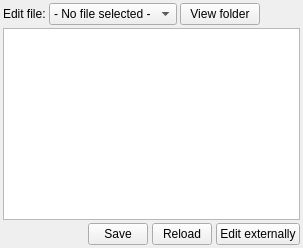
        <widget class="QWidget" name="tab_Editor">
         <attribute name="title">
          <string>Editor</string>
         </attribute>
         <layout class="QVBoxLayout" name="verticalLayout_18">
          <property name="spacing">
           <number>3</number>
          </property>
          <property name="leftMargin">
           <number>3</number>
          </property>
          <property name="topMargin">
           <number>3</number>
          </property>
          <property name="rightMargin">
           <number>3</number>
          </property>
          <property name="bottomMargin">
           <number>3</number>
          </property>
          <item>
           <layout class="QHBoxLayout" name="horizontalLayout_18">
            <property name="spacing">
             <number>3</number>
            </property>
            <item>
             <widget class="QLabel" name="label_26">
              <property name="maximumSize">
               <size>
                <width>150</width>
                <height>16777215</height>
               </size>
              </property>
              <property name="text">
               <string>Edit file:</string>
              </property>
             </widget>
            </item>
            <item>
             <widget class="QComboBox" name="combo_EditFile">
              <property name="maximumSize">
               <size>
                <width>150</width>
                <height>16777215</height>
               </size>
              </property>
              <property name="currentIndex">
               <number>0</number>
              </property>
              <item>
               <property name="text">
                <string>- No file selected -</string>
               </property>
              </item>
              <item>
               <property name="text">
                <string>AuTerm.ini</string>
               </property>
              </item>
              <item>
               <property name="text">
                <string>Devices.ini</string>
               </property>
              </item>
             </widget>
            </item>
            <item>
             <widget class="QPushButton" name="btn_EditViewFolder">
              <property name="text">
               <string>View folder</string>
              </property>
             </widget>
            </item>
            <item>
             <spacer name="horizontalSpacer_2">
              <property name="orientation">
               <enum>Qt::Horizontal</enum>
              </property>
              <property name="sizeHint" stdset="0">
               <size>
                <width>40</width>
                <height>20</height>
               </size>
              </property>
             </spacer>
            </item>
           </layout>
          </item>
          <item>
           <layout class="QVBoxLayout" name="verticalLayout_19">
            <property name="spacing">
             <number>3</number>
            </property>
            <item>
             <widget class="QPlainTextEdit" name="text_EditData">
              <property name="undoRedoEnabled">
               <bool>true</bool>
              </property>
              <property name="readOnly">
               <bool>false</bool>
              </property>
             </widget>
            </item>
            <item>
             <layout class="QHBoxLayout" name="horizontalLayout_17">
              <property name="spacing">
               <number>4</number>
              </property>
              <property name="topMargin">
               <number>0</number>
              </property>
              <item>
               <widget class="QLabel" name="label_EditInfo">
                <property name="text">
                 <string/>
                </property>
               </widget>
              </item>
              <item>
               <widget class="QPushButton" name="btn_EditSave">
                <property name="maximumSize">
                 <size>
                  <width>60</width>
                  <height>16777215</height>
                 </size>
                </property>
                <property name="text">
                 <string>Save</string>
                </property>
               </widget>
              </item>
              <item>
               <widget class="QPushButton" name="btn_EditLoad">
                <property name="maximumSize">
                 <size>
                  <width>60</width>
                  <height>16777215</height>
                 </size>
                </property>
                <property name="text">
                 <string>Reload</string>
                </property>
               </widget>
              </item>
              <item>
               <widget class="QPushButton" name="btn_EditExternal">
                <property name="maximumSize">
                 <size>
                  <width>100</width>
                  <height>16777215</height>
                 </size>
                </property>
                <property name="text">
                 <string>Edit externally</string>
                </property>
               </widget>
              </item>
             </layout>
            </item>
           </layout>
          </item>
         </layout>
        </widget>
